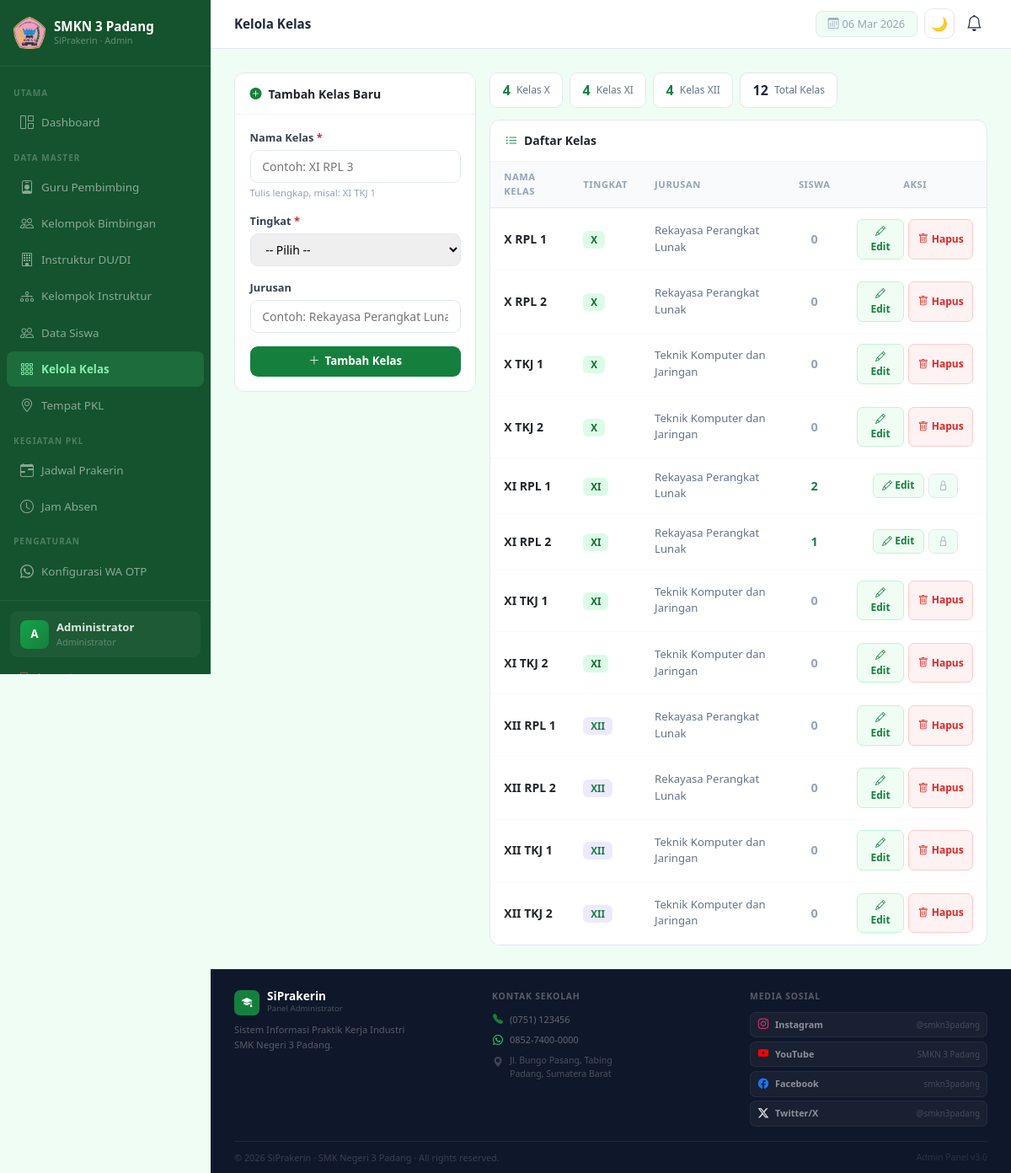
The page /admin/kelas/index.php (signed in) on the database its author committed.
### tables this page shows
CREATE TABLE IF NOT EXISTS `kelas` (
  `id` int(11) NOT NULL AUTO_INCREMENT,
  `nama_kelas` varchar(50) NOT NULL,
  `tingkat` enum('X','XI','XII') NOT NULL DEFAULT 'XI',
  `jurusan` varchar(100) DEFAULT NULL,
  `created_at` timestamp NOT NULL DEFAULT current_timestamp(),
  PRIMARY KEY (`id`),
  UNIQUE KEY `nama_kelas` (`nama_kelas`)
);

### admin/kelas/index.php (the view, shortened to what this page needs)
<?php
require '../../config/database.php';
$qk = mysqli_query($conn,"
  SELECT k.*,
    (SELECT COUNT(*) FROM siswa s WHERE s.kelas COLLATE utf8mb4_unicode_ci = k.nama_kelas COLLATE utf8mb4_unicode_ci) jml_siswa
  FROM kelas k ORDER BY k.tingkat, k.nama_kelas
");
$kelas_list=[];
while($k=mysqli_fetch_assoc($qk)) $kelas_list[]=$k;
require '../layout/header.php';
?>
<div class="row g-3">
  <div class="col-12 col-lg-4">
    <div class="card-si" style="position:sticky;top:calc(58px + 1rem);">
      <div class="card-si-header">
        <i class="bi bi-plus-circle-fill" style="color:#15803d;"></i> Tambah Kelas Baru
      </div>
      <div style="padding:1.1rem;">
        <form method="POST">
          <div class="mb-3">
            <label class="lbl">Nama Kelas <span style="color:#dc2626;">*</span></label>
            <input type="text" name="nama_kelas" class="inp" placeholder="Contoh: XI RPL 3" required>
            <div style="font-size:.71rem;color:#94a3b8;margin-top:3px;">Tulis lengkap, misal: XI TKJ 1</div>
          </div>
          <div class="mb-3">
            <label class="lbl">Tingkat <span style="color:#dc2626;">*</span></label>
            <select name="tingkat" class="inp" required>
              <option value="">-- Pilih --</option>
            </select>
          </div>
          <div class="mb-3">
            <label class="lbl">Jurusan</label>
            <input type="text" name="jurusan" class="inp" placeholder="Contoh: Rekayasa Perangkat Lunak"
                   list="jurusan-list">
          </div>
          <button type="submit" class="btn-primary-si" style="width:100%;justify-content:center;">
            <i class="bi bi-plus-lg"></i> Tambah Kelas
          </button>
        </form>
      </div>
    </div>
  </div>
  <div class="col-12 col-lg-8">
    <div style="display:flex;gap:.5rem;margin-bottom:.85rem;flex-wrap:wrap;">
      <?php
      $per_tingkat = ['X'=>0,'XI'=>0,'XII'=>0];
      foreach($kelas_list as $k) $per_tingkat[$k['tingkat']]++;
      $clrs = ['X'=>'#15803d','XI'=>'#15803d','XII'=>'#15803d'];
      foreach($per_tingkat as $t=>$jml):
      ?>
      <div style="background:#fff;border:1px solid #e2e8f0;border-radius:9px;padding:.5rem .9rem;
           display:flex;align-items:center;gap:7px;">
        <span style="font-weight:800;font-size:1rem;color:<?= $clrs[$t] ?>;"><?= $jml ?></span>
        <span style="font-size:.75rem;color:#64748b;">Kelas <?= $t ?></span>
      </div>
      <?php endforeach; ?>
      <div style="background:#fff;border:1px solid #e2e8f0;border-radius:9px;padding:.5rem .9rem;
           display:flex;align-items:center;gap:7px;">
        <span style="font-weight:800;font-size:1rem;color:#1e293b;"><?= count($kelas_list) ?></span>
        <span style="font-size:.75rem;color:#64748b;">Total Kelas</span>
      </div>
    </div>
    <div style="background:#fff;border:1px solid #e2e8f0;border-radius:12px;overflow:hidden;">
      <div style="padding:.85rem 1.1rem;border-bottom:1px solid #f1f5f9;font-weight:700;font-size:.875rem;display:flex;align-items:center;gap:8px;">
        <i class="bi bi-list-ul" style="color:#15803d;"></i> Daftar Kelas
      </div>
      <table style="width:100%;border-collapse:collapse;">
        <thead>
          <tr style="background:#f8fafc;">
            <th style="padding:.65rem 1rem;font-size:.7rem;font-weight:700;color:#94a3b8;letter-spacing:.05em;text-transform:uppercase;border-bottom:1px solid #e2e8f0;text-align:left;">Nama Kelas</th>
            <th style="padding:.65rem 1rem;font-size:.7rem;font-weight:700;color:#94a3b8;letter-spacing:.05em;text-transform:uppercase;border-bottom:1px solid #e2e8f0;text-align:left;">Tingkat</th>
            <th style="padding:.65rem 1rem;font-size:.7rem;font-weight:700;color:#94a3b8;letter-spacing:.05em;text-transform:uppercase;border-bottom:1px solid #e2e8f0;text-align:left;">Jurusan</th>
            <th style="padding:.65rem 1rem;font-size:.7rem;font-weight:700;color:#94a3b8;letter-spacing:.05em;text-transform:uppercase;border-bottom:1px solid #e2e8f0;text-align:center;">Siswa</th>
            <th style="padding:.65rem 1rem;font-size:.7rem;font-weight:700;color:#94a3b8;letter-spacing:.05em;text-transform:uppercase;border-bottom:1px solid #e2e8f0;text-align:center;">Aksi</th>
          </tr>
        </thead>
        <tbody>
        <?php foreach($kelas_list as $k):
          $tc = ['X'=>'#dcfce7','XI'=>'#dcfce7','XII'=>'#ede9fe'];
          $tv = ['X'=>'#166534','XI'=>'#166534','XII'=>'#15803d'];
          $bg = $tc[$k['tingkat']]??'#f1f5f9';
          $fg = $tv[$k['tingkat']]??'#475569';
        ?>
        <tr style="border-bottom:1px solid #f8fafc;" onmouseover="this.style.background='#f8fafc'" onmouseout="this.style.background=''">
          <td style="padding:.8rem 1rem;">
            <span style="font-weight:700;font-size:.875rem;"><?= htmlspecialchars($k['nama_kelas']) ?></span>
          </td>
          <td style="padding:.8rem 1rem;">
            <span style="background:<?= $bg ?>;color:<?= $fg ?>;padding:3px 9px;border-radius:6px;font-size:.72rem;font-weight:700;"><?= $k['tingkat'] ?></span>
          </td>
          <td style="padding:.8rem 1rem;font-size:.82rem;color:#64748b;">
            <?= htmlspecialchars($k['jurusan']??'-') ?>
          </td>
          <td style="padding:.8rem 1rem;text-align:center;">
            <span style="font-weight:700;font-size:.9rem;color:<?= $k['jml_siswa']>0?'#15803d':'#94a3b8' ?>;"><?= $k['jml_siswa'] ?></span>
          </td>
          <td style="padding:.8rem 1rem;text-align:center;">
            <div style="display:flex;gap:.35rem;justify-content:center;">
              <button onclick="bukaEdit(<?= $k['id'] ?>,'<?= htmlspecialchars($k['nama_kelas'],ENT_QUOTES) ?>','<?= $k['tingkat'] ?>','<?= htmlspecialchars($k['jurusan']??'',ENT_QUOTES) ?>')"
                      style="background:#f0fdf4;color:#15803d;border:1px solid #bbf7d0;padding:.3rem .65rem;border-radius:7px;font-size:.75rem;font-weight:600;cursor:pointer;transition:.15s;"
                      onmouseover="this.style.background='#dcfce7'" onmouseout="this.style.background='#f0fdf4'">
                <i class="bi bi-pencil"></i> Edit
              </button>
              <?php if($k['jml_siswa']==0): ?>
              <a href="?hapus=<?= $k['id'] ?>"
                 onclick="return confirm('Hapus kelas <?= htmlspecialchars($k['nama_kelas'],ENT_QUOTES) ?>?')"
                 style="background:#fef2f2;color:#dc2626;border:1px solid #fecaca;padding:.3rem .65rem;border-radius:7px;font-size:.75rem;font-weight:600;text-decoration:none;display:inline-flex;align-items:center;gap:4px;transition:.15s;"
                 onmouseover="this.style.background='#fee2e2'" onmouseout="this.style.background='#fef2f2'">
                <i class="bi bi-trash"></i> Hapus
              </a>
              <?php else: ?>
              <span style="background:#f0fdf4;color:#94a3b8;border:1px solid #e2e8f0;padding:.3rem .65rem;border-radius:7px;font-size:.72rem;"
                    title="Ada siswa di kelas ini">
                <i class="bi bi-lock"></i>
              </span>
              <?php endif; ?>
            </div>
          </td>
        </tr>
        <?php endforeach; ?>
        </tbody>
      </table>
    </div>
  </div>
</div>
<?php require '../layout/footer.php'; ?>

### rows shown on the page
kelas: id "4", nama_kelas "XI RPL 2", tingkat "XI", jurusan "Rekayasa Perangkat Lunak", jml_siswa "1"
kelas: nama_kelas "X RPL 1", tingkat "X", jurusan "Rekayasa Perangkat Lunak", jml_siswa "0"
kelas: nama_kelas "X RPL 2", tingkat "X", jurusan "Rekayasa Perangkat Lunak", jml_siswa "0"
kelas: nama_kelas "X TKJ 1", tingkat "X", jurusan "Teknik Komputer dan Jaringan", jml_siswa "0"
kelas: nama_kelas "X TKJ 2", tingkat "X", jurusan "Teknik Komputer dan Jaringan", jml_siswa "0"
kelas: nama_kelas "XI RPL 1", tingkat "XI", jurusan "Rekayasa Perangkat Lunak", jml_siswa "2"
kelas: nama_kelas "XI TKJ 1", tingkat "XI", jurusan "Teknik Komputer dan Jaringan", jml_siswa "0"
kelas: nama_kelas "XI TKJ 2", tingkat "XI", jurusan "Teknik Komputer dan Jaringan", jml_siswa "0"
kelas: nama_kelas "XII RPL 1", tingkat "XII", jurusan "Rekayasa Perangkat Lunak", jml_siswa "0"
kelas: nama_kelas "XII RPL 2", tingkat "XII", jurusan "Rekayasa Perangkat Lunak", jml_siswa "0"
kelas: nama_kelas "XII TKJ 1", tingkat "XII", jurusan "Teknik Komputer dan Jaringan", jml_siswa "0"
kelas: nama_kelas "XII TKJ 2", tingkat "XII", jurusan "Teknik Komputer dan Jaringan", jml_siswa "0"

### other values the page prints
substr($_SESSION['nama']??'A',0,1) "A"
substr($_SESSION['nama']??'Admin',0,16) "Administrator"
$page_title "Kelola Kelas"
$t "X"
$t "XI"
$t "XII"
count($kelas_list) "12"
$nm "Instagram"
$hndl "@smkn3padang"
$nm "YouTube"
$hndl "SMKN 3 Padang"
$nm "Facebook"
$hndl "smkn3padang"
$nm "Twitter/X"
